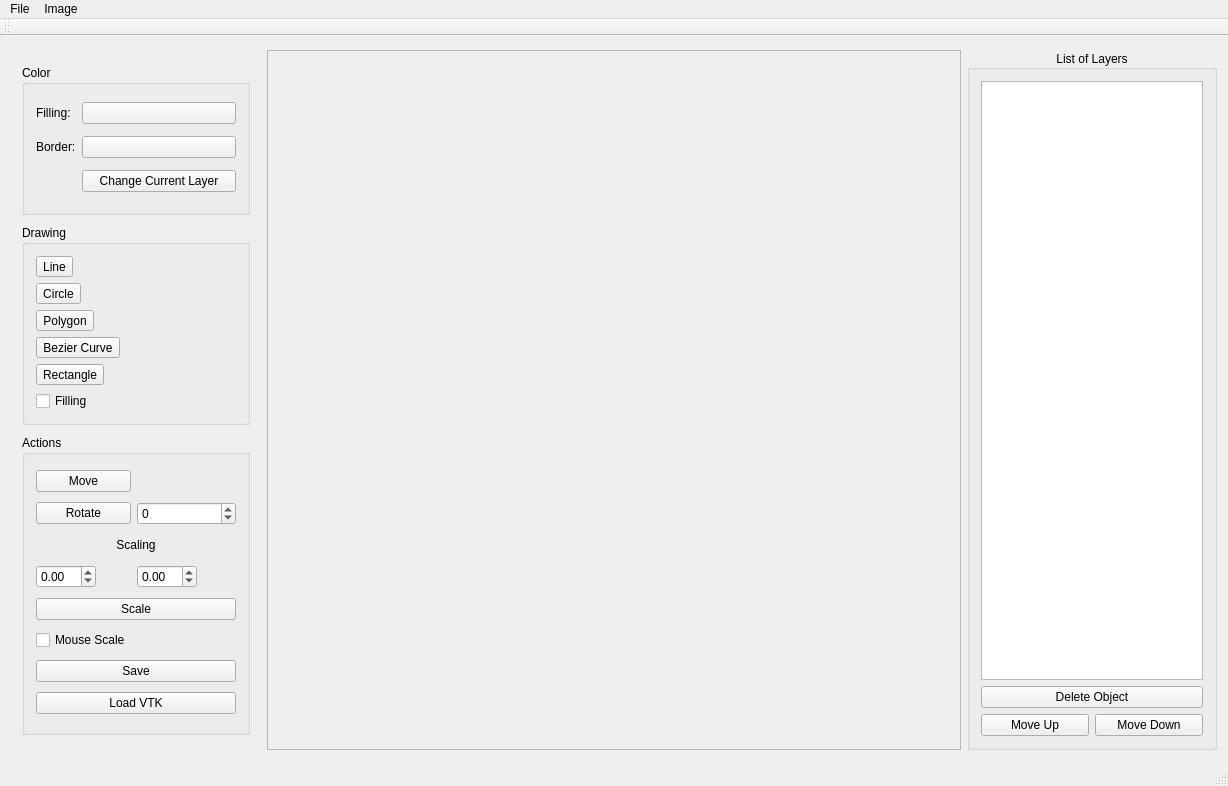
<?xml version="1.0" encoding="UTF-8"?>
<ui version="4.0">
 <class>ImageViewerClass</class>
 <widget class="QMainWindow" name="ImageViewerClass">
  <property name="geometry">
   <rect>
    <x>0</x>
    <y>0</y>
    <width>1228</width>
    <height>786</height>
   </rect>
  </property>
  <property name="windowTitle">
   <string>ImageViewer</string>
  </property>
  <widget class="QWidget" name="centralWidget">
   <layout class="QHBoxLayout" name="horizontalLayout">
    <item>
     <widget class="QStackedWidget" name="stackedWidget">
      <property name="maximumSize">
       <size>
        <width>250</width>
        <height>700</height>
       </size>
      </property>
      <widget class="QWidget" name="page">
       <layout class="QVBoxLayout" name="verticalLayout_3">
        <item>
         <widget class="QGroupBox" name="groupBox">
          <property name="maximumSize">
           <size>
            <width>16777215</width>
            <height>150</height>
           </size>
          </property>
          <property name="title">
           <string>Color</string>
          </property>
          <layout class="QGridLayout" name="gridLayout_5">
           <item row="1" column="1">
            <widget class="QPushButton" name="pushButtonSetBorderColor">
             <property name="text">
              <string/>
             </property>
            </widget>
           </item>
           <item row="0" column="0">
            <widget class="QLabel" name="label_2">
             <property name="maximumSize">
              <size>
               <width>40</width>
               <height>16777215</height>
              </size>
             </property>
             <property name="text">
              <string>Filling:</string>
             </property>
            </widget>
           </item>
           <item row="0" column="1">
            <widget class="QPushButton" name="pushButtonSetColor">
             <property name="text">
              <string/>
             </property>
            </widget>
           </item>
           <item row="1" column="0">
            <widget class="QLabel" name="label">
             <property name="maximumSize">
              <size>
               <width>40</width>
               <height>16777215</height>
              </size>
             </property>
             <property name="text">
              <string>Border:</string>
             </property>
            </widget>
           </item>
           <item row="2" column="1">
            <widget class="QPushButton" name="pushButtonChangeLayerColor">
             <property name="text">
              <string>Change Current Layer</string>
             </property>
            </widget>
           </item>
          </layout>
         </widget>
        </item>
        <item>
         <widget class="QGroupBox" name="groupBox_2">
          <property name="maximumSize">
           <size>
            <width>16777215</width>
            <height>200</height>
           </size>
          </property>
          <property name="title">
           <string>Drawing</string>
          </property>
          <layout class="QGridLayout" name="gridLayout">
           <item row="0" column="0">
            <widget class="QToolButton" name="toolButtonDrawLine">
             <property name="text">
              <string>Line</string>
             </property>
             <property name="checkable">
              <bool>true</bool>
             </property>
            </widget>
           </item>
           <item row="2" column="0">
            <widget class="QToolButton" name="toolButtonDrawPolygon">
             <property name="text">
              <string>Polygon</string>
             </property>
             <property name="checkable">
              <bool>true</bool>
             </property>
            </widget>
           </item>
           <item row="1" column="1">
            <spacer name="horizontalSpacer_2">
             <property name="orientation">
              <enum>Qt::Horizontal</enum>
             </property>
             <property name="sizeHint" stdset="0">
              <size>
               <width>40</width>
               <height>20</height>
              </size>
             </property>
            </spacer>
           </item>
           <item row="3" column="1">
            <spacer name="horizontalSpacer_5">
             <property name="orientation">
              <enum>Qt::Horizontal</enum>
             </property>
             <property name="sizeHint" stdset="0">
              <size>
               <width>40</width>
               <height>20</height>
              </size>
             </property>
            </spacer>
           </item>
           <item row="0" column="1">
            <spacer name="horizontalSpacer">
             <property name="orientation">
              <enum>Qt::Horizontal</enum>
             </property>
             <property name="sizeHint" stdset="0">
              <size>
               <width>40</width>
               <height>20</height>
              </size>
             </property>
            </spacer>
           </item>
           <item row="1" column="0">
            <widget class="QToolButton" name="toolButtonDrawCircle">
             <property name="text">
              <string>Circle</string>
             </property>
             <property name="checkable">
              <bool>true</bool>
             </property>
            </widget>
           </item>
           <item row="2" column="1">
            <spacer name="horizontalSpacer_3">
             <property name="orientation">
              <enum>Qt::Horizontal</enum>
             </property>
             <property name="sizeHint" stdset="0">
              <size>
               <width>40</width>
               <height>20</height>
              </size>
             </property>
            </spacer>
           </item>
           <item row="3" column="0">
            <widget class="QToolButton" name="toolButtonDrawCurve">
             <property name="text">
              <string>Bezier Curve</string>
             </property>
             <property name="checkable">
              <bool>true</bool>
             </property>
            </widget>
           </item>
           <item row="5" column="0">
            <widget class="QCheckBox" name="checkBoxFilling">
             <property name="text">
              <string>Filling</string>
             </property>
            </widget>
           </item>
           <item row="4" column="0">
            <widget class="QToolButton" name="toolButtonDrawRectangle">
             <property name="text">
              <string>Rectangle</string>
             </property>
             <property name="checkable">
              <bool>true</bool>
             </property>
            </widget>
           </item>
           <item row="4" column="1">
            <spacer name="horizontalSpacer_6">
             <property name="orientation">
              <enum>Qt::Horizontal</enum>
             </property>
             <property name="sizeHint" stdset="0">
              <size>
               <width>40</width>
               <height>20</height>
              </size>
             </property>
            </spacer>
           </item>
          </layout>
         </widget>
        </item>
        <item>
         <widget class="QGroupBox" name="groupBox_3">
          <property name="maximumSize">
           <size>
            <width>16777215</width>
            <height>300</height>
           </size>
          </property>
          <property name="title">
           <string>Actions</string>
          </property>
          <layout class="QGridLayout" name="gridLayout_3">
           <item row="1" column="2">
            <widget class="QSpinBox" name="spinBoxTurn">
             <property name="minimum">
              <number>-360</number>
             </property>
             <property name="maximum">
              <number>360</number>
             </property>
            </widget>
           </item>
           <item row="5" column="1">
            <widget class="QCheckBox" name="checkBoxScale">
             <property name="text">
              <string>Mouse Scale</string>
             </property>
            </widget>
           </item>
           <item row="4" column="1" colspan="2">
            <widget class="QPushButton" name="pushButtonScale">
             <property name="text">
              <string>Scale</string>
             </property>
            </widget>
           </item>
           <item row="2" column="1" colspan="2">
            <widget class="QLabel" name="labelScale">
             <property name="maximumSize">
              <size>
               <width>16777215</width>
               <height>20</height>
              </size>
             </property>
             <property name="text">
              <string>Scaling</string>
             </property>
             <property name="alignment">
              <set>Qt::AlignCenter</set>
             </property>
            </widget>
           </item>
           <item row="3" column="1">
            <widget class="QDoubleSpinBox" name="doubleSpinBoxScaleX">
             <property name="maximumSize">
              <size>
               <width>60</width>
               <height>16777215</height>
              </size>
             </property>
             <property name="minimum">
              <double>-3.000000000000000</double>
             </property>
             <property name="maximum">
              <double>3.000000000000000</double>
             </property>
            </widget>
           </item>
           <item row="0" column="1">
            <widget class="QPushButton" name="pushButtonMove">
             <property name="text">
              <string>Move</string>
             </property>
             <property name="checkable">
              <bool>true</bool>
             </property>
            </widget>
           </item>
           <item row="3" column="2">
            <widget class="QDoubleSpinBox" name="doubleSpinBoxScaleY">
             <property name="maximumSize">
              <size>
               <width>60</width>
               <height>16777215</height>
              </size>
             </property>
             <property name="minimum">
              <double>-3.000000000000000</double>
             </property>
             <property name="maximum">
              <double>3.000000000000000</double>
             </property>
            </widget>
           </item>
           <item row="6" column="1" colspan="2">
            <widget class="QPushButton" name="pushButtonSaveImage">
             <property name="text">
              <string>Save</string>
             </property>
            </widget>
           </item>
           <item row="1" column="1">
            <widget class="QPushButton" name="pushButtonTurn">
             <property name="text">
              <string>Rotate</string>
             </property>
            </widget>
           </item>
           <item row="0" column="2">
            <spacer name="horizontalSpacer_4">
             <property name="orientation">
              <enum>Qt::Horizontal</enum>
             </property>
             <property name="sizeHint" stdset="0">
              <size>
               <width>40</width>
               <height>20</height>
              </size>
             </property>
            </spacer>
           </item>
           <item row="7" column="1" colspan="2">
            <widget class="QPushButton" name="pushButtonLoadVTK">
             <property name="text">
              <string>Load VTK</string>
             </property>
            </widget>
           </item>
          </layout>
         </widget>
        </item>
       </layout>
      </widget>
      <widget class="QWidget" name="page_2"/>
     </widget>
    </item>
    <item>
     <widget class="QScrollArea" name="scrollArea">
      <property name="maximumSize">
       <size>
        <width>700</width>
        <height>700</height>
       </size>
      </property>
      <property name="widgetResizable">
       <bool>true</bool>
      </property>
      <widget class="QWidget" name="scrollAreaWidgetContents">
       <property name="geometry">
        <rect>
         <x>0</x>
         <y>0</y>
         <width>696</width>
         <height>698</height>
        </rect>
       </property>
      </widget>
     </widget>
    </item>
    <item>
     <widget class="QGroupBox" name="groupBox_4">
      <property name="maximumSize">
       <size>
        <width>250</width>
        <height>700</height>
       </size>
      </property>
      <property name="title">
       <string>List of Layers</string>
      </property>
      <property name="alignment">
       <set>Qt::AlignCenter</set>
      </property>
      <layout class="QGridLayout" name="gridLayout_4">
       <item row="0" column="0" colspan="2">
        <widget class="QListWidget" name="listWidget"/>
       </item>
       <item row="2" column="0">
        <widget class="QPushButton" name="pushButtonLayerUp">
         <property name="text">
          <string>Move Up</string>
         </property>
        </widget>
       </item>
       <item row="2" column="1">
        <widget class="QPushButton" name="pushButtonLayerDown">
         <property name="text">
          <string>Move Down</string>
         </property>
        </widget>
       </item>
       <item row="1" column="0" colspan="2">
        <widget class="QPushButton" name="pushButtonDeleteObject">
         <property name="text">
          <string>Delete Object</string>
         </property>
        </widget>
       </item>
      </layout>
     </widget>
    </item>
   </layout>
  </widget>
  <widget class="QMenuBar" name="menuBar">
   <property name="geometry">
    <rect>
     <x>0</x>
     <y>0</y>
     <width>1228</width>
     <height>21</height>
    </rect>
   </property>
   <widget class="QMenu" name="menuFile">
    <property name="title">
     <string>File</string>
    </property>
    <addaction name="actionOpen"/>
    <addaction name="actionSave_as"/>
    <addaction name="separator"/>
    <addaction name="actionExit"/>
   </widget>
   <widget class="QMenu" name="menuImage">
    <property name="title">
     <string>Image</string>
    </property>
    <addaction name="actionClear"/>
   </widget>
   <addaction name="menuFile"/>
   <addaction name="menuImage"/>
  </widget>
  <widget class="QToolBar" name="mainToolBar">
   <attribute name="toolBarArea">
    <enum>TopToolBarArea</enum>
   </attribute>
   <attribute name="toolBarBreak">
    <bool>false</bool>
   </attribute>
  </widget>
  <widget class="QStatusBar" name="statusBar"/>
  <action name="actionOpen">
   <property name="text">
    <string>Open</string>
   </property>
   <property name="shortcut">
    <string>Ctrl+O</string>
   </property>
  </action>
  <action name="actionSave_as">
   <property name="text">
    <string>Save as</string>
   </property>
   <property name="shortcut">
    <string>Ctrl+S</string>
   </property>
  </action>
  <action name="actionClear">
   <property name="text">
    <string>Clear</string>
   </property>
  </action>
  <action name="actionExit">
   <property name="text">
    <string>Exit</string>
   </property>
   <property name="shortcut">
    <string>Alt+F4</string>
   </property>
  </action>
  <action name="actionResize">
   <property name="text">
    <string>Resize</string>
   </property>
  </action>
 </widget>
 <layoutdefault spacing="6" margin="11"/>
 <resources>
  <include location="ImageViewer.qrc"/>
 </resources>
 <connections/>
</ui>
